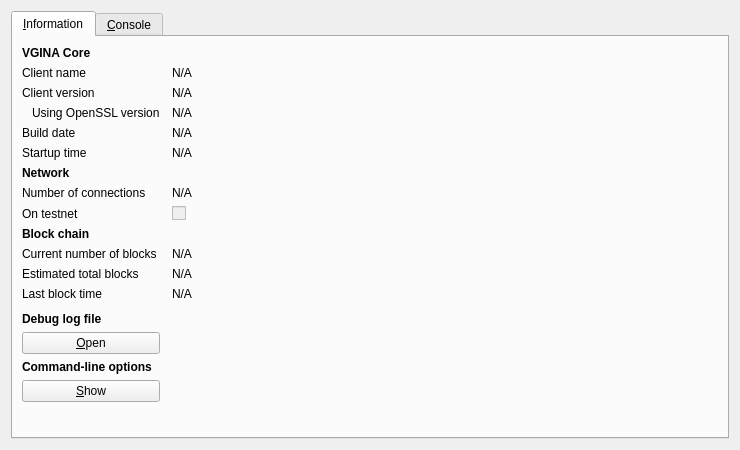
<?xml version="1.0" encoding="UTF-8"?>
<ui version="4.0">
 <class>RPCConsole</class>
 <widget class="QDialog" name="RPCConsole">
  <property name="geometry">
   <rect>
    <x>0</x>
    <y>0</y>
    <width>740</width>
    <height>450</height>
   </rect>
  </property>
  <property name="windowTitle">
   <string>VGINA - Debug window</string>
  </property>
  <layout class="QVBoxLayout" name="verticalLayout_2">
   <item>
    <widget class="QTabWidget" name="tabWidget">
     <property name="currentIndex">
      <number>0</number>
     </property>
     <widget class="QWidget" name="tab_info">
      <attribute name="title">
       <string>&amp;Information</string>
      </attribute>
      <layout class="QGridLayout" name="gridLayout" columnstretch="0,1">
       <property name="horizontalSpacing">
        <number>12</number>
       </property>
       <item row="0" column="0">
        <widget class="QLabel" name="label_9">
         <property name="font">
          <font>
           <weight>75</weight>
           <bold>true</bold>
          </font>
         </property>
         <property name="text">
          <string>VGINA Core</string>
         </property>
        </widget>
       </item>
       <item row="1" column="0">
        <widget class="QLabel" name="label_5">
         <property name="text">
          <string>Client name</string>
         </property>
        </widget>
       </item>
       <item row="1" column="1">
        <widget class="QLabel" name="clientName">
         <property name="cursor">
          <cursorShape>IBeamCursor</cursorShape>
         </property>
         <property name="text">
          <string>N/A</string>
         </property>
         <property name="textFormat">
          <enum>Qt::PlainText</enum>
         </property>
         <property name="textInteractionFlags">
          <set>Qt::LinksAccessibleByMouse|Qt::TextSelectableByKeyboard|Qt::TextSelectableByMouse</set>
         </property>
        </widget>
       </item>
       <item row="2" column="0">
        <widget class="QLabel" name="label_6">
         <property name="text">
          <string>Client version</string>
         </property>
        </widget>
       </item>
       <item row="2" column="1">
        <widget class="QLabel" name="clientVersion">
         <property name="cursor">
          <cursorShape>IBeamCursor</cursorShape>
         </property>
         <property name="text">
          <string>N/A</string>
         </property>
         <property name="textFormat">
          <enum>Qt::PlainText</enum>
         </property>
         <property name="textInteractionFlags">
          <set>Qt::LinksAccessibleByMouse|Qt::TextSelectableByKeyboard|Qt::TextSelectableByMouse</set>
         </property>
        </widget>
       </item>
       <item row="3" column="0">
        <widget class="QLabel" name="label_14">
         <property name="text">
          <string>Using OpenSSL version</string>
         </property>
         <property name="indent">
          <number>10</number>
         </property>
        </widget>
       </item>
       <item row="3" column="1">
        <widget class="QLabel" name="openSSLVersion">
         <property name="cursor">
          <cursorShape>IBeamCursor</cursorShape>
         </property>
         <property name="text">
          <string>N/A</string>
         </property>
         <property name="textFormat">
          <enum>Qt::PlainText</enum>
         </property>
         <property name="textInteractionFlags">
          <set>Qt::LinksAccessibleByMouse|Qt::TextSelectableByKeyboard|Qt::TextSelectableByMouse</set>
         </property>
        </widget>
       </item>
       <item row="4" column="0">
        <widget class="QLabel" name="label_12">
         <property name="text">
          <string>Build date</string>
         </property>
        </widget>
       </item>
       <item row="4" column="1">
        <widget class="QLabel" name="buildDate">
         <property name="cursor">
          <cursorShape>IBeamCursor</cursorShape>
         </property>
         <property name="text">
          <string>N/A</string>
         </property>
         <property name="textFormat">
          <enum>Qt::PlainText</enum>
         </property>
         <property name="textInteractionFlags">
          <set>Qt::LinksAccessibleByMouse|Qt::TextSelectableByKeyboard|Qt::TextSelectableByMouse</set>
         </property>
        </widget>
       </item>
       <item row="5" column="0">
        <widget class="QLabel" name="label_13">
         <property name="text">
          <string>Startup time</string>
         </property>
        </widget>
       </item>
       <item row="5" column="1">
        <widget class="QLabel" name="startupTime">
         <property name="cursor">
          <cursorShape>IBeamCursor</cursorShape>
         </property>
         <property name="text">
          <string>N/A</string>
         </property>
         <property name="textFormat">
          <enum>Qt::PlainText</enum>
         </property>
         <property name="textInteractionFlags">
          <set>Qt::LinksAccessibleByMouse|Qt::TextSelectableByKeyboard|Qt::TextSelectableByMouse</set>
         </property>
        </widget>
       </item>
       <item row="6" column="0">
        <widget class="QLabel" name="label_11">
         <property name="font">
          <font>
           <weight>75</weight>
           <bold>true</bold>
          </font>
         </property>
         <property name="text">
          <string>Network</string>
         </property>
        </widget>
       </item>
       <item row="7" column="0">
        <widget class="QLabel" name="label_7">
         <property name="text">
          <string>Number of connections</string>
         </property>
        </widget>
       </item>
       <item row="7" column="1">
        <widget class="QLabel" name="numberOfConnections">
         <property name="cursor">
          <cursorShape>IBeamCursor</cursorShape>
         </property>
         <property name="text">
          <string>N/A</string>
         </property>
         <property name="textFormat">
          <enum>Qt::PlainText</enum>
         </property>
         <property name="textInteractionFlags">
          <set>Qt::LinksAccessibleByMouse|Qt::TextSelectableByKeyboard|Qt::TextSelectableByMouse</set>
         </property>
        </widget>
       </item>
       <item row="8" column="0">
        <widget class="QLabel" name="label_8">
         <property name="text">
          <string>On testnet</string>
         </property>
        </widget>
       </item>
       <item row="8" column="1">
        <widget class="QCheckBox" name="isTestNet">
         <property name="enabled">
          <bool>false</bool>
         </property>
         <property name="text">
          <string/>
         </property>
        </widget>
       </item>
       <item row="9" column="0">
        <widget class="QLabel" name="label_10">
         <property name="font">
          <font>
           <weight>75</weight>
           <bold>true</bold>
          </font>
         </property>
         <property name="text">
          <string>Block chain</string>
         </property>
        </widget>
       </item>
       <item row="10" column="0">
        <widget class="QLabel" name="label_3">
         <property name="text">
          <string>Current number of blocks</string>
         </property>
        </widget>
       </item>
       <item row="10" column="1">
        <widget class="QLabel" name="numberOfBlocks">
         <property name="cursor">
          <cursorShape>IBeamCursor</cursorShape>
         </property>
         <property name="text">
          <string>N/A</string>
         </property>
         <property name="textFormat">
          <enum>Qt::PlainText</enum>
         </property>
         <property name="textInteractionFlags">
          <set>Qt::LinksAccessibleByMouse|Qt::TextSelectableByKeyboard|Qt::TextSelectableByMouse</set>
         </property>
        </widget>
       </item>
       <item row="11" column="0">
        <widget class="QLabel" name="label_4">
         <property name="text">
          <string>Estimated total blocks</string>
         </property>
        </widget>
       </item>
       <item row="11" column="1">
        <widget class="QLabel" name="totalBlocks">
         <property name="cursor">
          <cursorShape>IBeamCursor</cursorShape>
         </property>
         <property name="text">
          <string>N/A</string>
         </property>
         <property name="textFormat">
          <enum>Qt::PlainText</enum>
         </property>
         <property name="textInteractionFlags">
          <set>Qt::LinksAccessibleByMouse|Qt::TextSelectableByKeyboard|Qt::TextSelectableByMouse</set>
         </property>
        </widget>
       </item>
       <item row="12" column="0">
        <widget class="QLabel" name="label_2">
         <property name="text">
          <string>Last block time</string>
         </property>
        </widget>
       </item>
       <item row="12" column="1">
        <widget class="QLabel" name="lastBlockTime">
         <property name="cursor">
          <cursorShape>IBeamCursor</cursorShape>
         </property>
         <property name="text">
          <string>N/A</string>
         </property>
         <property name="textFormat">
          <enum>Qt::PlainText</enum>
         </property>
         <property name="textInteractionFlags">
          <set>Qt::LinksAccessibleByMouse|Qt::TextSelectableByKeyboard|Qt::TextSelectableByMouse</set>
         </property>
        </widget>
       </item>
       <item row="13" column="0">
        <spacer name="verticalSpacer_2">
         <property name="orientation">
          <enum>Qt::Vertical</enum>
         </property>
         <property name="sizeHint" stdset="0">
          <size>
           <width>20</width>
           <height>20</height>
          </size>
         </property>
        </spacer>
       </item>
       <item row="14" column="0">
        <widget class="QLabel" name="labelDebugLogfile">
         <property name="font">
          <font>
           <weight>75</weight>
           <bold>true</bold>
          </font>
         </property>
         <property name="text">
          <string>Debug log file</string>
         </property>
        </widget>
       </item>
       <item row="15" column="0">
        <widget class="QPushButton" name="openDebugLogfileButton">
         <property name="toolTip">
          <string>Open the VGINA debug log file from the current data directory. This can take a few seconds for large log files.</string>
         </property>
         <property name="text">
          <string>&amp;Open</string>
         </property>
         <property name="autoDefault">
          <bool>false</bool>
         </property>
        </widget>
       </item>
       <item row="16" column="0">
        <widget class="QLabel" name="labelCLOptions">
         <property name="font">
          <font>
           <weight>75</weight>
           <bold>true</bold>
          </font>
         </property>
         <property name="text">
          <string>Command-line options</string>
         </property>
        </widget>
       </item>
       <item row="17" column="0">
        <widget class="QPushButton" name="showCLOptionsButton">
         <property name="toolTip">
          <string>Show the vgina-purse help message to get a list with possible VGINA command-line options.</string>
         </property>
         <property name="text">
          <string>&amp;Show</string>
         </property>
         <property name="autoDefault">
          <bool>false</bool>
         </property>
        </widget>
       </item>
       <item row="18" column="0">
        <spacer name="verticalSpacer">
         <property name="orientation">
          <enum>Qt::Vertical</enum>
         </property>
         <property name="sizeHint" stdset="0">
          <size>
           <width>20</width>
           <height>40</height>
          </size>
         </property>
        </spacer>
       </item>
      </layout>
     </widget>
     <widget class="QWidget" name="tab_console">
      <attribute name="title">
       <string>&amp;Console</string>
      </attribute>
      <layout class="QVBoxLayout" name="verticalLayout_3">
       <property name="spacing">
        <number>3</number>
       </property>
       <item>
        <widget class="QTextEdit" name="messagesWidget">
         <property name="minimumSize">
          <size>
           <width>0</width>
           <height>100</height>
          </size>
         </property>
         <property name="readOnly">
          <bool>true</bool>
         </property>
         <property name="tabKeyNavigation" stdset="0">
          <bool>false</bool>
         </property>
         <property name="columnCount" stdset="0">
          <number>2</number>
         </property>
        </widget>
       </item>
       <item>
        <layout class="QHBoxLayout" name="horizontalLayout">
         <property name="spacing">
          <number>3</number>
         </property>
         <item>
          <widget class="QLabel" name="label">
           <property name="text">
            <string notr="true">&gt;</string>
           </property>
          </widget>
         </item>
         <item>
          <widget class="QLineEdit" name="lineEdit"/>
         </item>
         <item>
          <widget class="QPushButton" name="clearButton">
           <property name="maximumSize">
            <size>
             <width>24</width>
             <height>24</height>
            </size>
           </property>
           <property name="toolTip">
            <string>Clear console</string>
           </property>
           <property name="text">
            <string/>
           </property>
           <property name="icon">
            <iconset resource="../bitcoin.qrc">
             <normaloff>:/icons/remove</normaloff>:/icons/remove</iconset>
           </property>
           <property name="shortcut">
            <string notr="true">Ctrl+L</string>
           </property>
           <property name="autoDefault">
            <bool>false</bool>
           </property>
          </widget>
         </item>
        </layout>
       </item>
      </layout>
     </widget>
    </widget>
   </item>
  </layout>
 </widget>
 <resources>
  <include location="../bitcoin.qrc"/>
 </resources>
 <connections/>
</ui>
